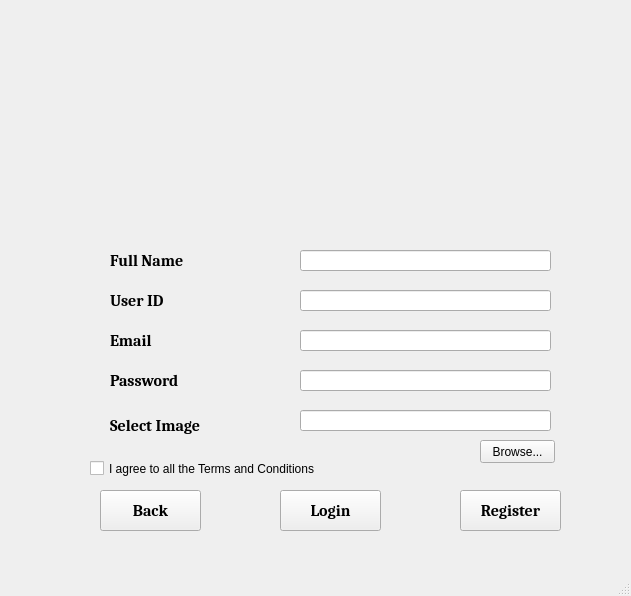
<?xml version="1.0" encoding="UTF-8"?>
<ui version="4.0">
 <class>MainWindowRegister</class>
 <widget class="QMainWindow" name="MainWindowRegister">
  <property name="geometry">
   <rect>
    <x>0</x>
    <y>0</y>
    <width>631</width>
    <height>596</height>
   </rect>
  </property>
  <property name="windowTitle">
   <string>MainWindow</string>
  </property>
  <widget class="QWidget" name="centralwidget">
   <widget class="QLabel" name="logoregister">
    <property name="geometry">
     <rect>
      <x>200</x>
      <y>0</y>
      <width>231</width>
      <height>221</height>
     </rect>
    </property>
    <property name="minimumSize">
     <size>
      <width>231</width>
      <height>221</height>
     </size>
    </property>
    <property name="text">
     <string>&lt;html&gt;&lt;head/&gt;&lt;body&gt;&lt;p&gt;&lt;img src=&quot;:/image2/images-removebg-preview.png&quot;/&gt;&lt;/p&gt;&lt;/body&gt;&lt;/html&gt;</string>
    </property>
   </widget>
   <widget class="QLabel" name="fnamelabelregister">
    <property name="geometry">
     <rect>
      <x>110</x>
      <y>250</y>
      <width>91</width>
      <height>21</height>
     </rect>
    </property>
    <property name="font">
     <font>
      <family>Caladea</family>
      <pointsize>12</pointsize>
      <weight>75</weight>
      <bold>true</bold>
     </font>
    </property>
    <property name="text">
     <string>Full Name</string>
    </property>
   </widget>
   <widget class="QLineEdit" name="fnameinputregister">
    <property name="geometry">
     <rect>
      <x>300</x>
      <y>250</y>
      <width>251</width>
      <height>21</height>
     </rect>
    </property>
   </widget>
   <widget class="QLabel" name="useridregisterlabel">
    <property name="geometry">
     <rect>
      <x>110</x>
      <y>290</y>
      <width>91</width>
      <height>21</height>
     </rect>
    </property>
    <property name="font">
     <font>
      <family>Caladea</family>
      <pointsize>12</pointsize>
      <weight>75</weight>
      <bold>true</bold>
     </font>
    </property>
    <property name="text">
     <string>User ID</string>
    </property>
   </widget>
   <widget class="QLineEdit" name="useridinputregister">
    <property name="geometry">
     <rect>
      <x>300</x>
      <y>290</y>
      <width>251</width>
      <height>21</height>
     </rect>
    </property>
   </widget>
   <widget class="QLabel" name="Emailregisterlabel">
    <property name="geometry">
     <rect>
      <x>110</x>
      <y>330</y>
      <width>91</width>
      <height>21</height>
     </rect>
    </property>
    <property name="font">
     <font>
      <family>Caladea</family>
      <pointsize>12</pointsize>
      <weight>75</weight>
      <bold>true</bold>
     </font>
    </property>
    <property name="text">
     <string>Email</string>
    </property>
   </widget>
   <widget class="QLineEdit" name="emailregisterinput">
    <property name="geometry">
     <rect>
      <x>300</x>
      <y>330</y>
      <width>251</width>
      <height>21</height>
     </rect>
    </property>
   </widget>
   <widget class="QLabel" name="Passwordregisterlabel">
    <property name="geometry">
     <rect>
      <x>110</x>
      <y>370</y>
      <width>91</width>
      <height>21</height>
     </rect>
    </property>
    <property name="font">
     <font>
      <family>Caladea</family>
      <pointsize>12</pointsize>
      <weight>75</weight>
      <bold>true</bold>
     </font>
    </property>
    <property name="text">
     <string>Password</string>
    </property>
   </widget>
   <widget class="QLineEdit" name="passwordregisterinput">
    <property name="geometry">
     <rect>
      <x>300</x>
      <y>370</y>
      <width>251</width>
      <height>21</height>
     </rect>
    </property>
   </widget>
   <widget class="QLabel" name="selectimageregisterlabel">
    <property name="geometry">
     <rect>
      <x>110</x>
      <y>410</y>
      <width>101</width>
      <height>31</height>
     </rect>
    </property>
    <property name="font">
     <font>
      <family>Caladea</family>
      <pointsize>12</pointsize>
      <weight>75</weight>
      <bold>true</bold>
     </font>
    </property>
    <property name="text">
     <string>Select Image</string>
    </property>
   </widget>
   <widget class="QPushButton" name="browseregisterbutton">
    <property name="geometry">
     <rect>
      <x>480</x>
      <y>440</y>
      <width>75</width>
      <height>23</height>
     </rect>
    </property>
    <property name="text">
     <string>Browse...</string>
    </property>
   </widget>
   <widget class="QPushButton" name="submitregisterbutton">
    <property name="geometry">
     <rect>
      <x>460</x>
      <y>490</y>
      <width>101</width>
      <height>41</height>
     </rect>
    </property>
    <property name="font">
     <font>
      <family>Caladea</family>
      <pointsize>12</pointsize>
      <weight>75</weight>
      <bold>true</bold>
     </font>
    </property>
    <property name="text">
     <string>Register</string>
    </property>
   </widget>
   <widget class="QCheckBox" name="checkBox">
    <property name="geometry">
     <rect>
      <x>90</x>
      <y>460</y>
      <width>271</width>
      <height>17</height>
     </rect>
    </property>
    <property name="text">
     <string>I agree to all the Terms and Conditions</string>
    </property>
   </widget>
   <widget class="QLineEdit" name="Selectimageregisterinput">
    <property name="geometry">
     <rect>
      <x>300</x>
      <y>410</y>
      <width>251</width>
      <height>21</height>
     </rect>
    </property>
   </widget>
   <widget class="QPushButton" name="backbuttonregister">
    <property name="geometry">
     <rect>
      <x>100</x>
      <y>490</y>
      <width>101</width>
      <height>41</height>
     </rect>
    </property>
    <property name="font">
     <font>
      <family>Caladea</family>
      <pointsize>12</pointsize>
      <weight>75</weight>
      <bold>true</bold>
     </font>
    </property>
    <property name="text">
     <string>Back</string>
    </property>
   </widget>
   <widget class="QPushButton" name="Loginbuttonregister">
    <property name="geometry">
     <rect>
      <x>280</x>
      <y>490</y>
      <width>101</width>
      <height>41</height>
     </rect>
    </property>
    <property name="font">
     <font>
      <family>Caladea</family>
      <pointsize>12</pointsize>
      <weight>75</weight>
      <bold>true</bold>
     </font>
    </property>
    <property name="text">
     <string>Login</string>
    </property>
   </widget>
  </widget>
  <widget class="QMenuBar" name="menubar">
   <property name="geometry">
    <rect>
     <x>0</x>
     <y>0</y>
     <width>631</width>
     <height>21</height>
    </rect>
   </property>
  </widget>
  <widget class="QStatusBar" name="statusbar"/>
 </widget>
 <resources>
  <include location="../test/abcd.qrc"/>
 </resources>
 <connections/>
</ui>
